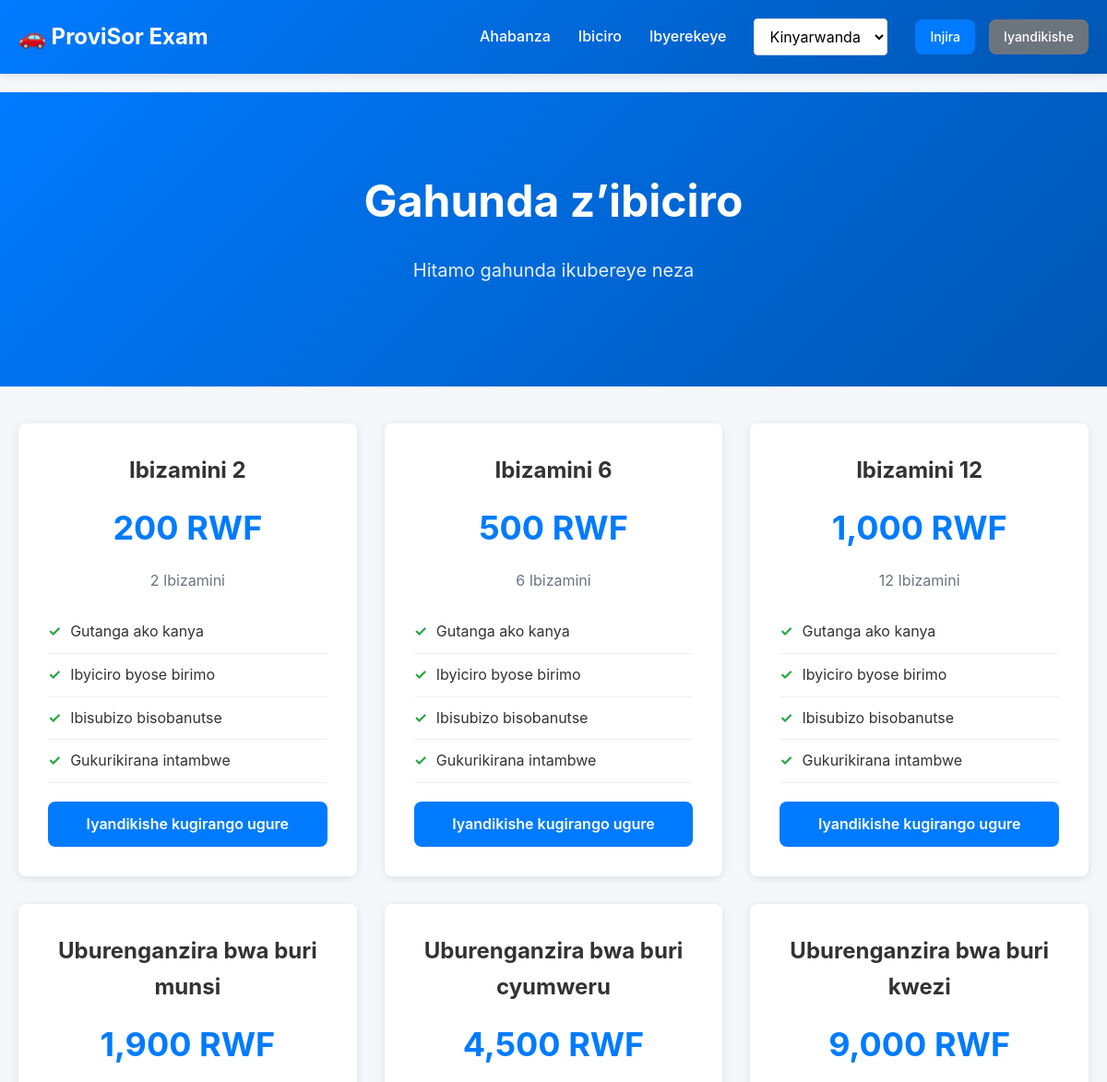
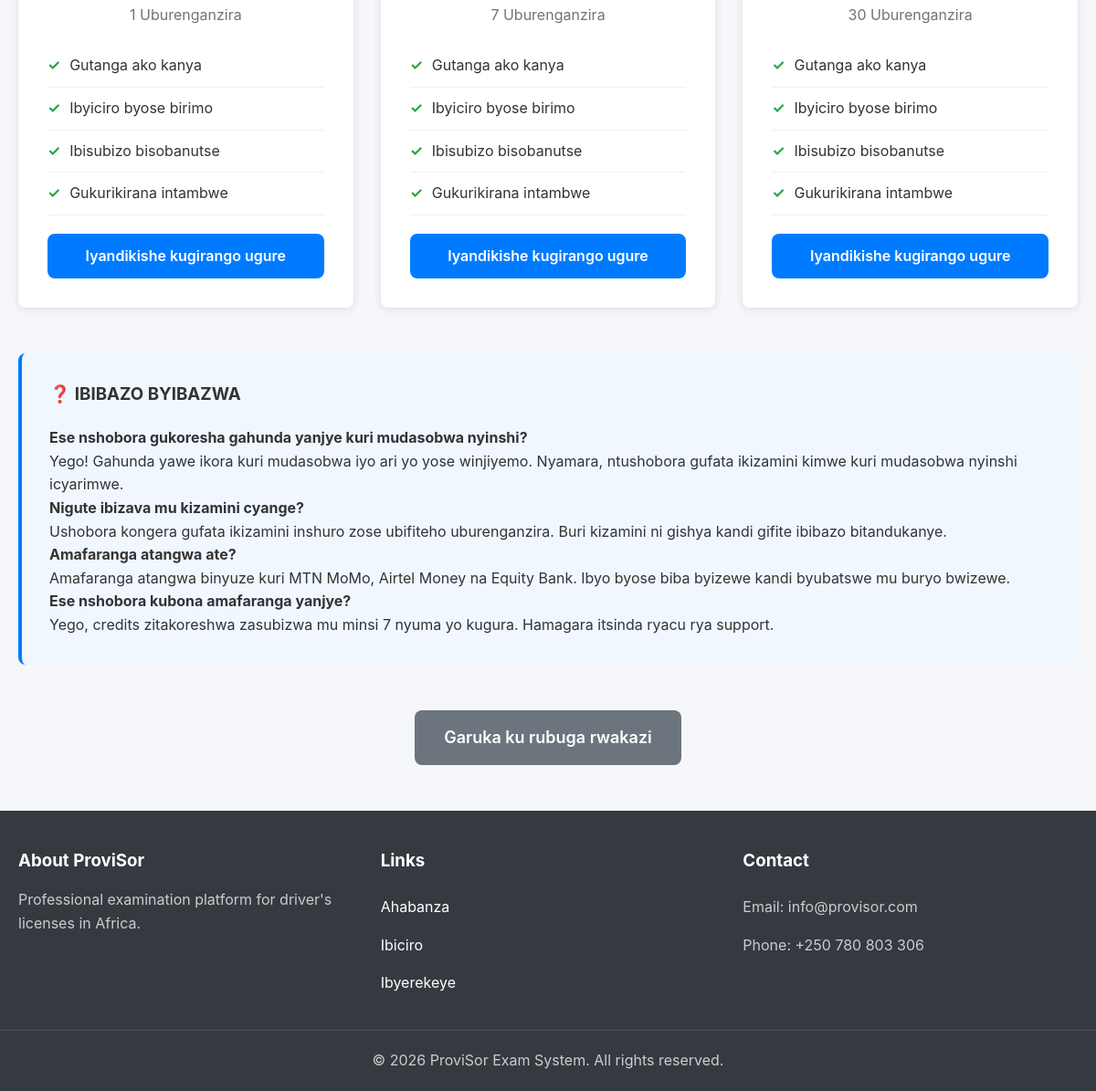
/pricing, run on the app's committed database (2 pictures, top to bottom).
### tables this page shows
CREATE TABLE IF NOT EXISTS payment_plans (
    id INT AUTO_INCREMENT PRIMARY KEY,
    name VARCHAR(50) NOT NULL,
    price INT NOT NULL,
    test_count INT,
    duration_days INT,
    is_active BOOLEAN DEFAULT TRUE,
    created_at TIMESTAMP DEFAULT CURRENT_TIMESTAMP
);

### core/Controller.php (called while the page is built, shortened)
<?php
require_once '../core/Database.php';
class Controller {
    public function __construct() {
        $this->db = (new Database())->connect();
    }
    public function view($view, $data = []) {
        $current_lang = $_SESSION['lang'] ?? 'en';
        $data['current_lang'] = $current_lang;
        extract($data);
        require_once '../app/views/' . $view . '.php';
    }
}

### app/controllers/HomeController.php (called while the page is built, shortened)
<?php
require_once '../core/Controller.php';
class HomeController extends Controller {
    public function pricing() {
        $plans = $this->db->query("SELECT * FROM payment_plans WHERE is_active = TRUE")->fetchAll();
        $this->view('pricing', ['plans' => $plans]);
    }
}

### public/index.php (called while the page is built, shortened)
<?php
$url = $_GET['url'] ?? 'home';
$router = new Router();
$router->route($url);

### core/Translate.php (called while the page is built, shortened)
<?php
class Translate {
    private static $language = 'en';
    public static function setLanguage($language) {
        if (in_array($language, ['en', 'fr', 'rw'])) {
            self::$language = $language;
        }
    }
    public static function t($key) {
        $lang = self::$language;
        return $translations[$lang][$key] ?? $translations['en'][$key] ?? $key;
    }
}

### core/Database.php (called while the page is built, shortened)
<?php
class Database {
    private $host = DB_HOST;
    private $db_name = DB_NAME;
    private $user = DB_USER;
    private $password = DB_PASS;
    public function connect() {
        try {
            $dsn = 'mysql:host=' . $this->host . ';dbname=' . $this->db_name . ';charset=utf8mb4';
            $this->pdo = new PDO(
                $dsn,
                $this->user,
                $this->password,
                [
                    PDO::ATTR_ERRMODE => PDO::ERRMODE_EXCEPTION,
                    PDO::ATTR_DEFAULT_FETCH_MODE => PDO::FETCH_ASSOC,
                    PDO::ATTR_EMULATE_PREPARES => false
                ]
            );
            return $this->pdo;
        } catch (PDOException $e) {
            die('Database Connection Error: ' . $e->getMessage());
        }
    }
}

### app/views/pricing.php (the view, shortened to what this page needs)
<section class="hero">
    <div class="container">
        <h1><?= Translate::t('pricing_title') ?></h1>
        <p><?= Translate::t('pricing_subtitle') ?></p>
    </div>
</section>
<div class="container">
    <div class="pricing-grid">
        <?php foreach ($plans as $plan): ?>
            <div class="price-card">
                <?php if (!empty($plan['test_count'])): ?>
                    <h3><?= Translate::t('home_price_tests') ?> <?= htmlspecialchars($plan['test_count']) ?></h3>
                <?php elseif (!empty($plan['duration_days'])): ?>
                    <?php if ($plan['duration_days'] == 1): ?>
                        <h3><?= Translate::t('home_plan_daily') ?></h3>
                    <?php elseif ($plan['duration_days'] == 7): ?>
                        <h3><?= Translate::t('home_plan_weekly') ?></h3>
                    <?php elseif ($plan['duration_days'] == 30): ?>
                        <h3><?= Translate::t('home_plan_monthly') ?></h3>
                    <?php else: ?>
                        <h3><?= htmlspecialchars($plan['name']) ?></h3>
                    <?php endif; ?>
                <?php else: ?>
                    <h3><?= htmlspecialchars($plan['name']) ?></h3>
                <?php endif; ?>
                <div class="price"><?= number_format($plan['price']) ?> RWF</div>
                <?php if (!empty($plan['test_count'])): ?>
                    <div class="price-desc"><?= $plan['test_count'] ?> <?= Translate::t('home_price_tests') ?></div>
                <?php else: ?>
                    <div class="price-desc"><?= $plan['duration_days'] ?> <?= Translate::t('home_price_access') ?></div>
                <?php endif; ?>
                <ul class="price-features">
                    <li><?= Translate::t('home_plan_instant') ?></li>
                    <li><?= Translate::t('home_plan_categories') ?></li>
                    <li><?= Translate::t('home_plan_results') ?></li>
                    <li><?= Translate::t('home_plan_progress') ?></li>
                </ul>
                <?php if (isset($_SESSION['user_id'])): ?>
                    <a href="<?= SITE_URL ?>/payment/checkout/<?= $plan['id'] ?>" class="btn btn-primary btn-block"><?= Translate::t('pricing_choose_plan_button') ?></a>
                <?php else: ?>
                    <a href="<?= SITE_URL ?>/auth/register" class="btn btn-primary btn-block"><?= Translate::t('pricing_register_to_buy') ?></a>
                <?php endif; ?>
            </div>
        <?php endforeach; ?>
    </div>
    <div style="background: #f0f7ff; border-left: 4px solid #007bff; padding: 30px; border-radius: 8px; margin-top: 50px;">
        <h3>❓ <?= Translate::t('pricing_faq') ?></h3>
        <div style="margin-top: 20px;">
            <h4><?= Translate::t('pricing_faq_q1') ?></h4>
            <p><?= Translate::t('pricing_faq_a1') ?></p>
            <h4><?= Translate::t('pricing_faq_q2') ?></h4>
            <p><?= Translate::t('pricing_faq_a2') ?></p>
            <h4><?= Translate::t('pricing_faq_q3') ?></h4>
            <p><?= Translate::t('pricing_faq_a3') ?></p>
            <h4><?= Translate::t('pricing_faq_q4') ?></h4>
            <p><?= Translate::t('pricing_faq_a4') ?></p>
        </div>
    </div>
    <div style="text-align: center; margin-top: 50px;">
        <a href="<?= SITE_URL ?>/" class="btn btn-lg btn-secondary"><?= Translate::t('pricing_back_dashboard') ?></a>
    </div>
</div>
<?php
include 'layout.php';
?>

### public/assets/css/style.css (style rules this page uses)
:root { --primary: #007bff; --success: #28a745; --danger: #dc3545; --warning: #ffc107; --info: #17a2b8; --light: #f8f9fa; --dark: #343a40; --gray: #6c757d; --border-radius: 8px; --box-shadow: 0 2px 10px rgba(0,0,0,0.1); --transition: all 0.3s ease; }
* { margin: 0; padding: 0; box-sizing: border-box; }
body { font-family: -apple-system, BlinkMacSystemFont, 'Segoe UI', Roboto, 'Helvetica Neue', Arial, sans-serif; font-size: 16px; line-height: 1.6; color: #333; background-color: #f5f7fa; }
a { color: var(--primary); text-decoration: none; transition: var(--transition); }
button, .btn { padding: 12px 24px; border: none; border-radius: var(--border-radius); font-size: 16px; font-weight: 600; cursor: pointer; transition: var(--transition); display: inline-block; text-align: center; }
.btn-primary { background-color: var(--primary); color: white; }
.btn-secondary { background-color: var(--gray); color: white; }
.btn-lg { padding: 16px 32px; font-size: 18px; }
.btn-block { width: 100%; }
.container { max-width: 1200px; margin: 0 auto; padding: 0 20px; }
.hero { background: linear-gradient(135deg, var(--primary) 0%, #0056b3 100%); color: white; padding: 80px 0; text-align: center; margin-bottom: 40px; }
.hero h1 { font-size: 48px; margin-bottom: 20px; font-weight: 700; }
.hero p { font-size: 20px; margin-bottom: 30px; opacity: 0.9; }
.pricing-grid { display: grid; grid-template-columns: repeat(auto-fit, minmax(280px, 1fr)); gap: 30px; margin-bottom: 50px; }
.price-card { background: white; border-radius: var(--border-radius); padding: 30px; text-align: center; box-shadow: var(--box-shadow); border: 2px solid transparent; transition: var(--transition); }
.price-card h3 { font-size: 24px; margin-bottom: 10px; }
.price { font-size: 36px; font-weight: 700; color: var(--primary); margin: 15px 0; }
.price-desc { color: var(--gray); margin-bottom: 20px; }
.price-features { text-align: left; margin: 20px 0; }
.price-features li { padding: 10px 0; border-bottom: 1px solid #f0f0f0; display: flex; align-items: center; }
.price-features li:before { content: "✓"; color: var(--success); font-weight: 700; margin-right: 10px; }

### data on the page
payment_plans: test_count "2", price "200"
payment_plans: test_count "6", price "500"
payment_plans: test_count "12", price "1,000"
payment_plans: price "1,900", duration_days "1"
payment_plans: price "4,500", duration_days "7"
payment_plans: price "9,000", duration_days "30"

### other printed values
Translate::t('home') "Ahabanza"
Translate::t('pricing') "Ibiciro"
Translate::t('about') "Ibyerekeye"
Translate::t('login') "Injira"
Translate::t('register') "Iyandikishe"
Translate::t('pricing_title') "Gahunda z’ibiciro"
Translate::t('pricing_subtitle') "Hitamo gahunda ikubereye neza"
Translate::t('pricing_faq') "IBIBAZO BYIBAZWA"
Translate::t('pricing_faq_q1') "Ese nshobora gukoresha gahunda yanjye kuri mudasobwa nyinshi?"
Translate::t('pricing_faq_a1') "Yego! Gahunda yawe ikora kuri mudasobwa iyo ari yo yose winjiyemo. Nyamara, ntushobora gufata ikizamini kimwe kuri mudasobwa nyinshi icyarimwe."
Translate::t('pricing_faq_q2') "Nigute ibizava mu kizamini cyange?"
Translate::t('pricing_faq_a2') "Ushobora kongera gufata ikizamini inshuro zose ubifiteho uburenganzira. Buri kizamini ni gishya kandi gifite ibibazo bitandukanye."
Translate::t('pricing_faq_q3') "Amafaranga atangwa ate?"
Translate::t('pricing_faq_a3') "Amafaranga atangwa binyuze kuri MTN MoMo, Airtel Money na Equity Bank. Ibyo byose biba byizewe kandi byubatswe mu buryo bwizewe."
Translate::t('pricing_faq_q4') "Ese nshobora kubona amafaranga yanjye?"
